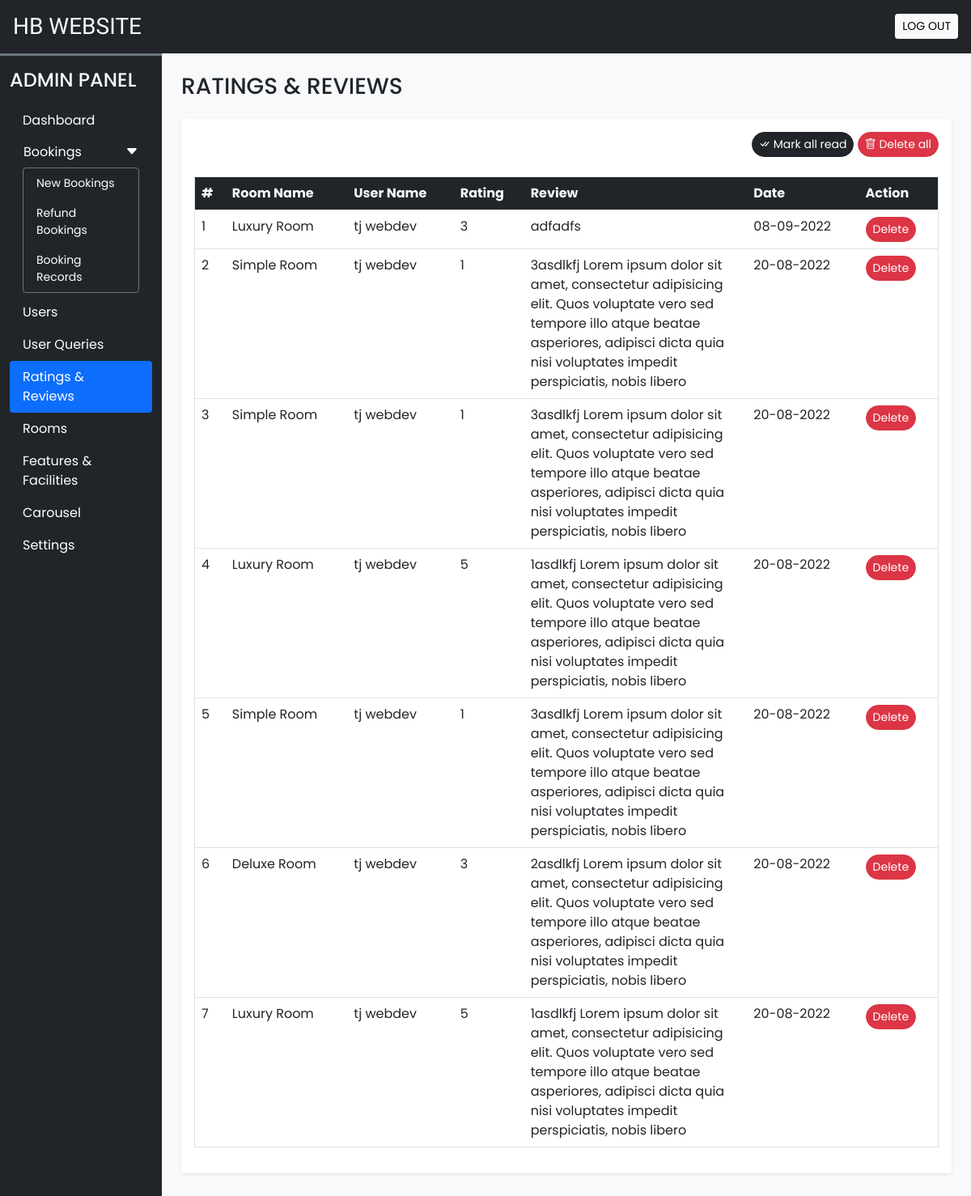
The app's page /admin/rate_review.php (signed in) with its own data.
### tables this page shows
CREATE TABLE `rating_review` (
  `sr_no` int(11) NOT NULL,
  `booking_id` int(11) NOT NULL,
  `room_id` int(11) NOT NULL,
  `user_id` int(11) NOT NULL,
  `rating` int(11) NOT NULL,
  `review` varchar(200) NOT NULL,
  `seen` int(11) NOT NULL DEFAULT 0,
  `datentime` datetime NOT NULL DEFAULT current_timestamp()
);

CREATE TABLE `rooms` (
  `id` int(11) NOT NULL,
  `name` varchar(150) NOT NULL,
  `area` int(11) NOT NULL,
  `price` int(11) NOT NULL,
  `quantity` int(11) NOT NULL,
  `adult` int(11) NOT NULL,
  `children` int(11) NOT NULL,
  `description` varchar(350) NOT NULL,
  `status` tinyint(4) NOT NULL DEFAULT 1,
  `removed` int(11) NOT NULL DEFAULT 0
);

CREATE TABLE `user_cred` (
  `id` int(11) NOT NULL,
  `name` varchar(100) NOT NULL,
  `email` varchar(150) NOT NULL,
  `address` varchar(120) NOT NULL,
  `phonenum` varchar(100) NOT NULL,
  `pincode` int(11) NOT NULL,
  `dob` date NOT NULL,
  `profile` varchar(100) NOT NULL,
  `password` varchar(200) NOT NULL,
  `is_verified` int(11) NOT NULL DEFAULT 0,
  `token` varchar(200) DEFAULT NULL,
  `t_expire` date DEFAULT NULL,
  `status` int(11) NOT NULL DEFAULT 1,
  `datentime` datetime NOT NULL DEFAULT current_timestamp()
);

### admin/rate_review.php (the view, shortened to what this page needs)
<!DOCTYPE html>
<html lang="en">
<head>
  <?php require('inc/links.php'); ?>
</head>
<body class="bg-light">
  <?php require('inc/header.php'); ?>
  <div class="container-fluid" id="main-content">
    <div class="row">
      <div class="col-lg-10 ms-auto p-4 overflow-hidden">
        <h3 class="mb-4">RATINGS & REVIEWS</h3>
        <div class="card border-0 shadow-sm mb-4">
          <div class="card-body">
            <div class="text-end mb-4">
              <a href="?seen=all" class="btn btn-dark rounded-pill shadow-none btn-sm">
                <i class="bi bi-check-all"></i> Mark all read
              </a>
              <a href="?del=all" class="btn btn-danger rounded-pill shadow-none btn-sm">
                <i class="bi bi-trash"></i> Delete all
              </a>
            </div>
            <div class="table-responsive-md">
              <table class="table table-hover border">
                <thead>
                  <tr class="bg-dark text-light">
                    <th scope="col">#</th>
                    <th scope="col">Room Name</th>
                    <th scope="col">User Name</th>
                    <th scope="col">Rating</th>
                    <th scope="col" width="30%">Review</th>
                    <th scope="col">Date</th>
                    <th scope="col">Action</th>
                  </tr>
                </thead>
                <tbody>
                  <?php
                    $q = "SELECT rr.*,uc.name AS uname, r.name AS rname FROM `rating_review` rr
                      INNER JOIN `user_cred` uc ON rr.user_id = uc.id
                      INNER JOIN `rooms` r ON rr.room_id = r.id
                      ORDER BY `sr_no` DESC";
                    $data = mysqli_query($con,$q);
                    $i=1;
                    while($row = mysqli_fetch_assoc($data))
                    {
                      $date = date('d-m-Y',strtotime($row['datentime']));
                      $seen='';
                      $seen.="<a href='?del=$row[sr_no]' class='btn btn-sm rounded-pill btn-danger'>Delete</a>";
                      echo<<<query
                        <tr>
                          <td>$i</td>
                          <td>$row[rname]</td>
                          <td>$row[uname]</td>
                          <td>$row[rating]</td>
                          <td>$row[review]</td>
                          <td>$date</td>
                          <td>$seen</td>
                        </tr>
                      query;
                      $i++;
                    }
                  ?>
                </tbody>
              </table>
            </div>
          </div>
        </div>
      </div>
    </div>
  </div>
</body>
</html>

### admin/css/common.css (style rules this page uses)
:root { --teal: #2ec1ac; --teal_hover: #279e8c; }
* { font-family: 'Poppins', sans-serif; }

### records on screen
rating_review: room.name "Luxury Room", user.name "tj webdev", rating "3", review "adfadfs", datentime "08-09-2022"
rating_review: room.name "Simple Room", user.name "tj webdev", rating "1", review "3asdlkfj Lorem ipsum dolor sit amet, consectetur adipisicing elit. Quos voluptate vero sed tempore illo atque beatae asperiores, adipisci dicta quia nisi voluptates impedit perspiciatis, nobis libero", datentime "20-08-2022"
rating_review: room.name "Simple Room", user.name "tj webdev", rating "1", review "3asdlkfj Lorem ipsum dolor sit amet, consectetur adipisicing elit. Quos voluptate vero sed tempore illo atque beatae asperiores, adipisci dicta quia nisi voluptates impedit perspiciatis, nobis libero", datentime "20-08-2022"
rating_review: room.name "Luxury Room", user.name "tj webdev", rating "5", review "1asdlkfj Lorem ipsum dolor sit amet, consectetur adipisicing elit. Quos voluptate vero sed tempore illo atque beatae asperiores, adipisci dicta quia nisi voluptates impedit perspiciatis, nobis libero", datentime "20-08-2022"
rating_review: room.name "Simple Room", user.name "tj webdev", rating "1", review "3asdlkfj Lorem ipsum dolor sit amet, consectetur adipisicing elit. Quos voluptate vero sed tempore illo atque beatae asperiores, adipisci dicta quia nisi voluptates impedit perspiciatis, nobis libero", datentime "20-08-2022"
rating_review: room.name "Deluxe Room", user.name "tj webdev", rating "3", review "2asdlkfj Lorem ipsum dolor sit amet, consectetur adipisicing elit. Quos voluptate vero sed tempore illo atque beatae asperiores, adipisci dicta quia nisi voluptates impedit perspiciatis, nobis libero", datentime "20-08-2022"
rating_review: room.name "Luxury Room", user.name "tj webdev", rating "5", review "1asdlkfj Lorem ipsum dolor sit amet, consectetur adipisicing elit. Quos voluptate vero sed tempore illo atque beatae asperiores, adipisci dicta quia nisi voluptates impedit perspiciatis, nobis libero", datentime "20-08-2022"
